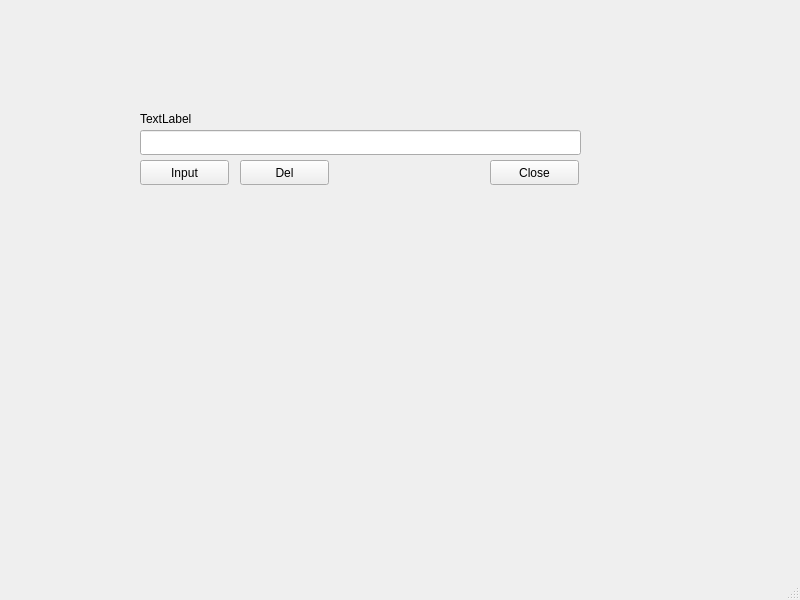
<?xml version="1.0" encoding="UTF-8"?>
<ui version="4.0">
 <class>MainWindow</class>
 <widget class="QMainWindow" name="MainWindow">
  <property name="geometry">
   <rect>
    <x>0</x>
    <y>0</y>
    <width>800</width>
    <height>600</height>
   </rect>
  </property>
  <property name="windowTitle">
   <string>MainWindow</string>
  </property>
  <widget class="QWidget" name="centralwidget">
   <widget class="QLabel" name="label">
    <property name="geometry">
     <rect>
      <x>140</x>
      <y>110</y>
      <width>67</width>
      <height>17</height>
     </rect>
    </property>
    <property name="text">
     <string>TextLabel</string>
    </property>
   </widget>
   <widget class="QLineEdit" name="lineEdit">
    <property name="geometry">
     <rect>
      <x>140</x>
      <y>130</y>
      <width>441</width>
      <height>25</height>
     </rect>
    </property>
   </widget>
   <widget class="QPushButton" name="pushButton">
    <property name="geometry">
     <rect>
      <x>140</x>
      <y>160</y>
      <width>89</width>
      <height>25</height>
     </rect>
    </property>
    <property name="text">
     <string>Input</string>
    </property>
   </widget>
   <widget class="QPushButton" name="pushButton_2">
    <property name="geometry">
     <rect>
      <x>240</x>
      <y>160</y>
      <width>89</width>
      <height>25</height>
     </rect>
    </property>
    <property name="text">
     <string>Del</string>
    </property>
   </widget>
   <widget class="QPushButton" name="pushButton_3">
    <property name="geometry">
     <rect>
      <x>490</x>
      <y>160</y>
      <width>89</width>
      <height>25</height>
     </rect>
    </property>
    <property name="text">
     <string>Close</string>
    </property>
   </widget>
  </widget>
  <widget class="QMenuBar" name="menubar">
   <property name="geometry">
    <rect>
     <x>0</x>
     <y>0</y>
     <width>800</width>
     <height>22</height>
    </rect>
   </property>
  </widget>
  <widget class="QStatusBar" name="statusbar"/>
 </widget>
 <resources/>
 <connections/>
</ui>
